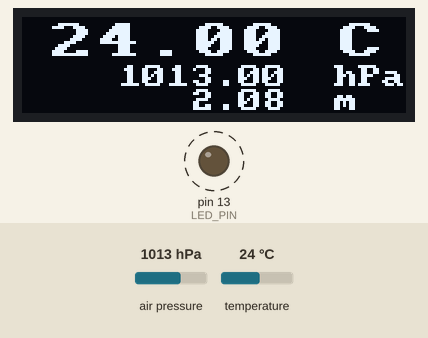
Simulated run of this sketch. Board: Arduino Uno, built with avr-gcc and run on an emulated ATmega328P. On the bench: 128×32 one-colour display, output pins drawn as LEDs (lit = HIGH). Dashed ring = blinking. The test bench sets the inputs (shaded band); at power-on: air pressure 1013 hPa, temperature 24 °C. What the sketch prints to the serial monitor is not drawn.

Above: at 3.5 s.
3.6 s: air pressure set to 1025 hPa
At 5.9 s:
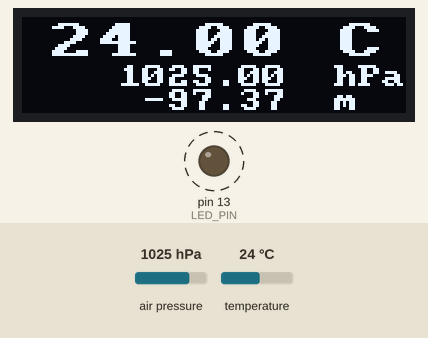
9.8 s: air pressure set to 952 hPa
At 11.4 s:
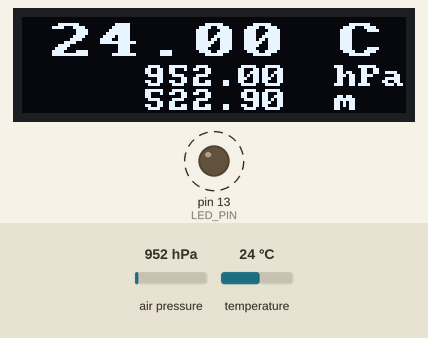
14.5 s: temperature set to 12 °C
At 16.3 s:
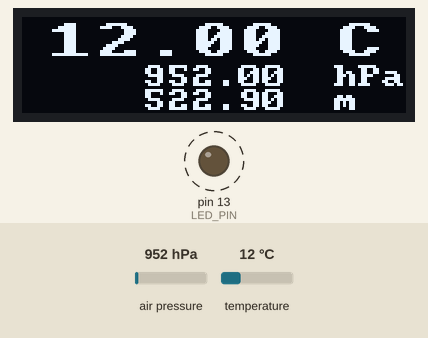
16.9 s: air pressure set to 1048 hPa
At 19.49 s:
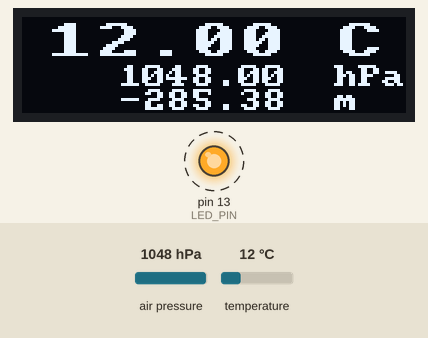
20.9 s: temperature set to 19 °C
At 23.0 s:
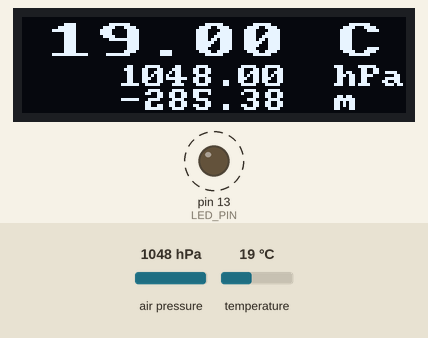
Timing chart, 0 to 24.3 s (numbered marks = the images above; inputs shaded):
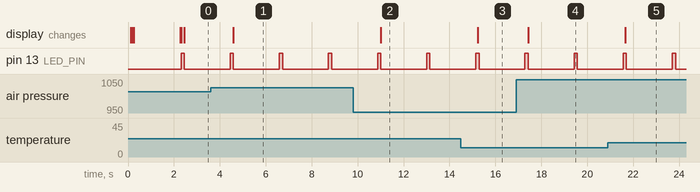

The sketch:

Module.ino
```cpp
/*

  BMP180

  For info and circuit diagrams see https://github.com/tardate/LittleArduinoProjects/tree/main/Electronics101/BMP180/Module

 */

#include  <Adafruit_BMP085.h>
#include <U8x8lib.h>

U8X8_SSD1306_128X32_UNIVISION_HW_I2C oled(U8X8_PIN_NONE);
const uint8_t * LARGE_FONT = u8x8_font_px437wyse700a_2x2_r;
const uint8_t * SMALL_FONT = u8x8_font_amstrad_cpc_extended_r;
const uint32_t SERIAL_SPEED = 115200;

const int LED_PIN = 13;
const uint16_t SAMPLING_DELAY = 2000;
const uint16_t SPLASH_DELAY = 2000;

Adafruit_BMP085 bmp;

/*
 * Command: one-time setup
 */
void setup() {
  pinMode(LED_PIN, OUTPUT);

  oled.begin();
  oled.setFont(LARGE_FONT);
  oled.drawString(2, 0, "BMP180");
  oled.setFont(SMALL_FONT);
  oled.drawString(0, 2, "Pressure  Sensor");
  oled.drawString(0, 3, "leap.tardate.com");

  Serial.begin(115200);
  while (!Serial) delay(100);
  Serial.println(F("BMP180 Pressure Sensor"));
  Serial.println();
  Serial.println(F("| Temperature | Pressure    | Altitude |"));
  Serial.println(F("|-------------|-------------|----------|"));

  if  (!bmp.begin()) {
    Serial.println(F("Could not find a valid BMP180 sensor, check wiring!"));
    while (1) delay(10);
  }

  delay(SPLASH_DELAY);

  oled.clearDisplay();
  oled.setFont(LARGE_FONT);
  oled.drawString(13, 0, "C");
  oled.setFont(SMALL_FONT);
  oled.drawString(13, 2, "hPa");
  oled.drawString(13, 3, "m");
}


/*
 * Command: main loop
 */
void loop() {
  digitalWrite(LED_PIN, HIGH);

  static char temperature[15], pressure[15], altitude[15];

  dtostrf(bmp.readTemperature(), 5, 2, temperature);
  dtostrf(bmp.readPressure()/100, 7, 2, pressure);
  dtostrf(bmp.readAltitude(), 7, 2, altitude);

  Serial.print("|    ");
  Serial.print(temperature);
  Serial.print(" ˚C | ");
  Serial.print(pressure);
  Serial.print(" hPa |");
  Serial.print(altitude);
  Serial.println(" m |");

  oled.setFont(LARGE_FONT);
  oled.drawString(1, 0, temperature);
  oled.setFont(SMALL_FONT);
  oled.drawString(4, 2, pressure);
  oled.drawString(4, 3, altitude);

  digitalWrite(LED_PIN, LOW);

  delay(SAMPLING_DELAY);

}
```

Measured:
- after the input at 3.6 s, the display: changes after 0.99 s (image 1)
- after the input at 9.8 s, the display: changes after 1.2 s (image 2)
- after the input at 14.5 s, the display: changes after 0.73 s (image 3)
- after the input at 16.9 s, the display: changes after 0.53 s (image 4)
- after the input at 20.9 s, the display: changes after 0.75 s (image 5)
- by itself, pin 13 (LED_PIN): alternates HIGH for 0.14 s and LOW for 2.0 s
